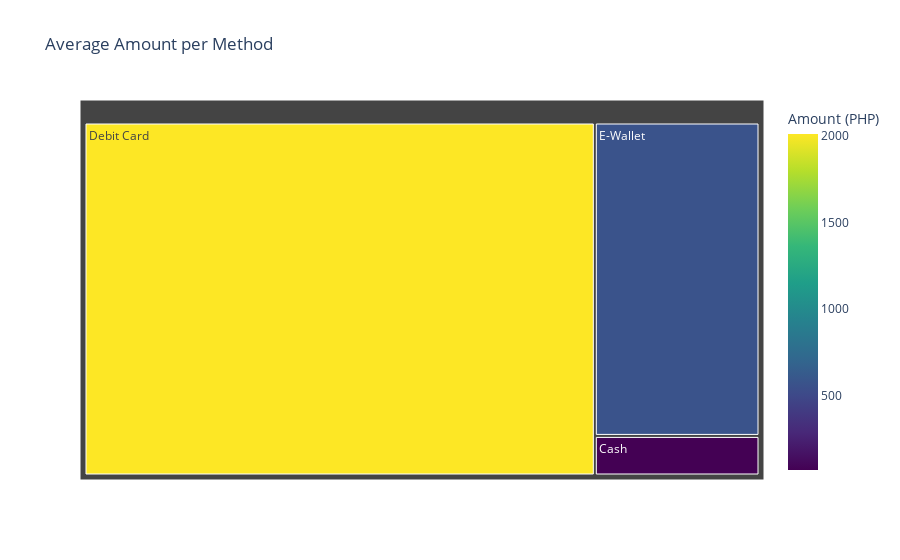

Notebook code for this chart:
### Code cell
# Tree Map per method

# Data Visualization by TreeMap

# Group the DataFrame by 'Location' and calculate the total 'Amount' for each location
Method_totals = df.groupby('Payment Method')['Amount (PHP)'].mean().reset_index()

# Create the Treemap Visualization

# Sort the data by the total amount in descending order
Method_totals = Method_totals.sort_values(by='Amount (PHP)', ascending=False)

# Create the treemap visualization using Plotly Express
fig = px.treemap(Method_totals, path=['Payment Method'], values='Amount (PHP)', color='Amount (PHP)',
                 color_continuous_scale='Viridis', title='Average Amount per Method')

# Show the plot
fig.show()

### Figure 1 — Plotly figure (JSON) as saved in the notebook; plotly's stock layout.template omitted (floating-point values rounded to 4 significant figures)
{"data": [{"branchvalues": "total", "customdata": [[72.77], [2011.0], [576.2]], "domain": {"x": [0, 1], "y": [0, 1]}, "hovertemplate": "labels=%{label}<br>Amount (PHP)_sum=%{value}<br>parent=%{parent}<br>id=%{id}<br>Amount (PHP)=%{color}<extra></extra>", "ids": ["Cash", "Debit Card", "E-Wallet"], "labels": ["Cash", "Debit Card", "E-Wallet"], "marker": {"coloraxis": "coloraxis", "colors": [72.77, 2011.0, 576.2]}, "name": "", "parents": ["", "", ""], "type": "treemap", "values": [72.77, 2011.0, 576.2]}], "layout": {"coloraxis": {"colorbar": {"title": {"text": "Amount (PHP)"}}, "colorscale": [[0, "#440154"], [0.1111, "#482878"], [0.2222, "#3e4989"], [0.3333, "#31688e"], [0.4444, "#26828e"], [0.5556, "#1f9e89"], [0.6667, "#35b779"], [0.7778, "#6ece58"], [0.8889, "#b5de2b"], [1, "#fde725"]]}, "legend": {"tracegroupgap": 0}, "title": {"text": "Average Amount per Method"}}}
